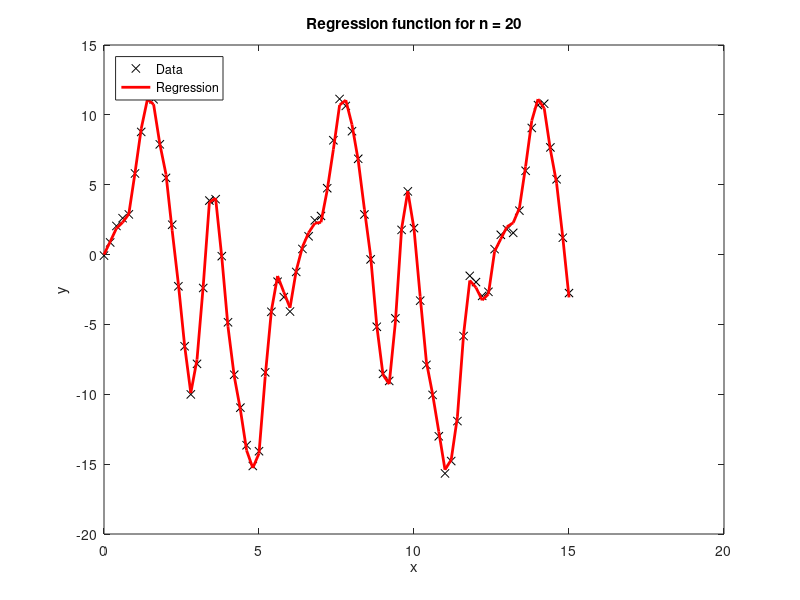

Reproduce this figure in MATLAB. (Note: this script raises an error after producing the figure.)
clear all; close all;
load("exercise_1_data.mat")
x = linspace(0,15,length(Y));
X = [ones(length(x),1)];

% ANIMATE?? 
nv = 1:20;
for i = nv
    X = [X sin(i*x)' cos(i*x)'];
    lambda = (X'*X)\(X'*Y');
    Y_pred = X*lambda;
    plot(x, Y, 'blackx', x, Y_pred, 'r-', 'LineWidth', 2);
    title(['Regression function for n = ' num2str(i)]);
    xlabel('x');
    ylabel('y');
    legend('Data', 'Regression', 'Location', 'northwest');
    pause(0.7)
end

%% APPROXIMATION ERROR VS n
X = [ones(length(x),1)];
nv = 100;
error = zeros(nv,1);
for i = 1:nv
    X = [X sin(i*x)' cos(i*x)'];
    lambda = X\Y';
    Y_pred = X*lambda;
    error(i) = rmse(Y_pred,Y');
end
figure;
semilogy(1:nv,error)
grid on
title('Modeling error vs Model Order (n)')
xlabel('n')
ylabel('Root mean square error')




